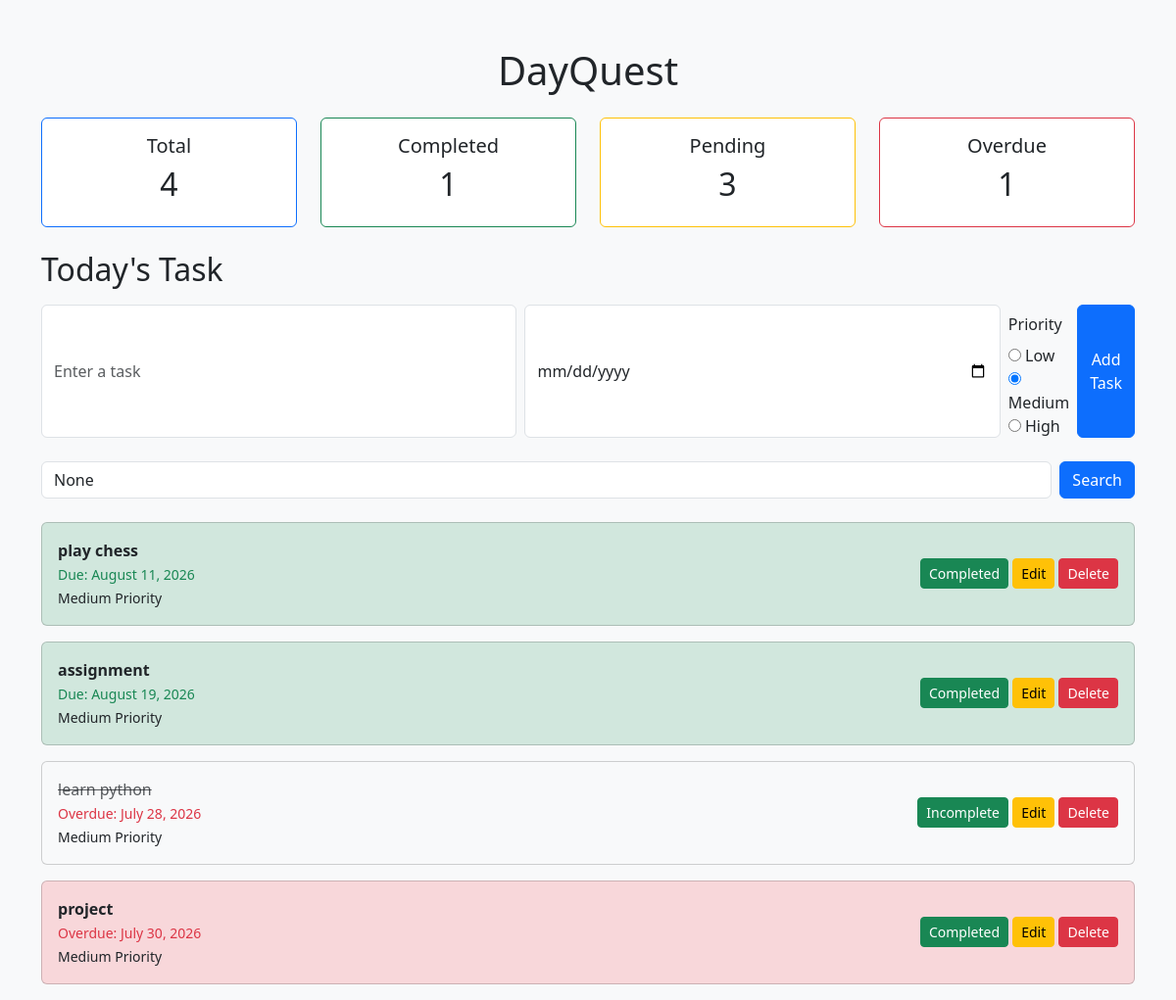
The app's page /, older data.
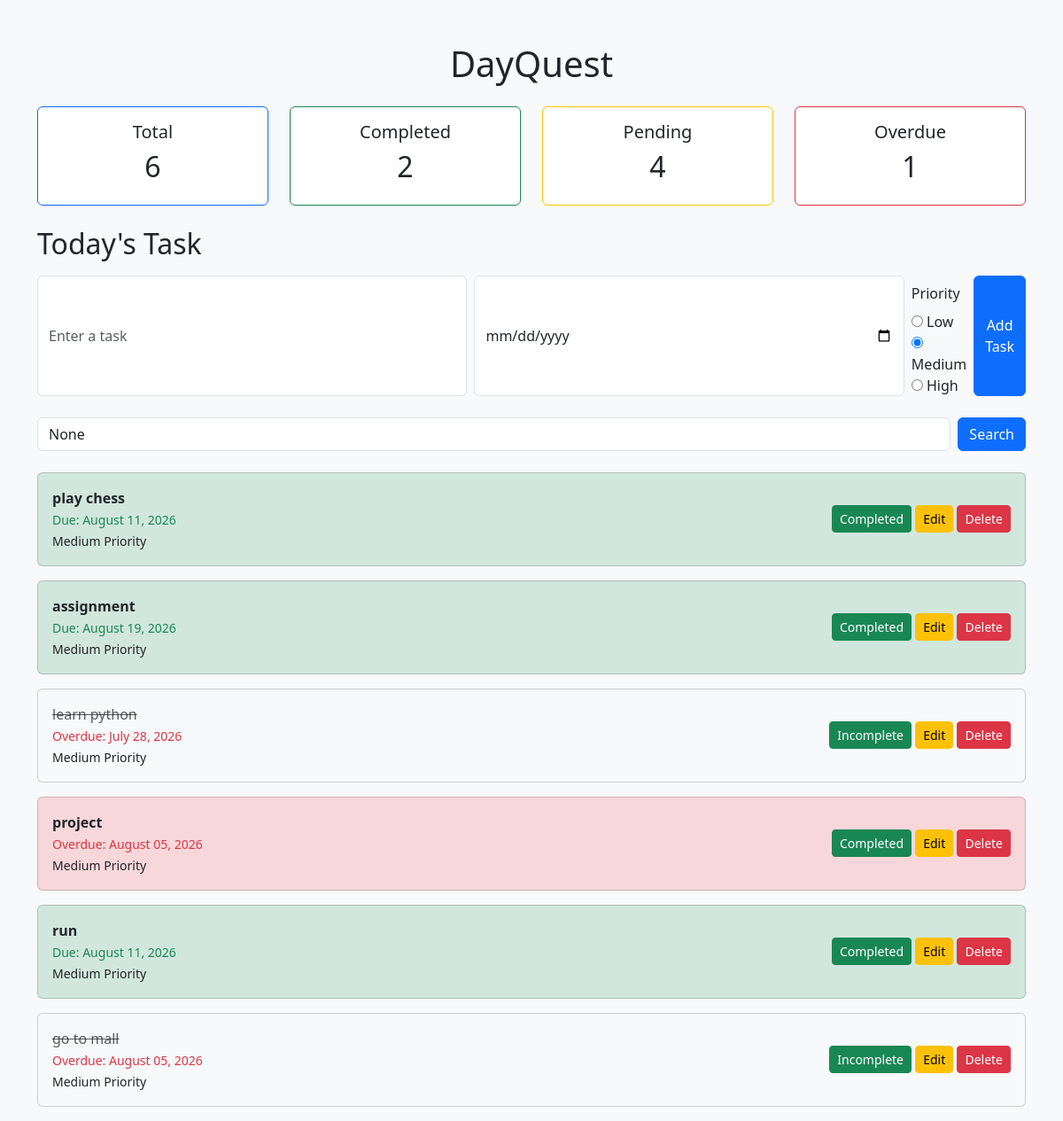
The same page, newer data.
### tasks/models.py (models this page shows, shortened)
class Task(models.Model):
    title=models.CharField(max_length=200)
    completed=models.BooleanField(default=False)
    due_date=models.DateField(null=True, blank=True)
    priority= models.CharField(max_length=10, choices=PRIORITY_CHOICES,default="Medium")

### tasks/views.py (the view)
# urls.py: 2. Add a URL to urlpatterns:  path('', views.home, name='home')
def home(request):
    if request.method=="POST":
        title=request.POST.get("title")
        due_date=request.POST.get("due_date")
        priority=request.POST.get("priority")
        Task.objects.create(title=title, due_date=due_date,priority=priority)
        return redirect("home")
    tasks=Task.objects.all()
    search_query=request.GET.get("search")
    if search_query:
        tasks=Task.objects.filter(title__icontains=search_query)
    else:
        tasks=Task.objects.all()
    total_tasks=tasks.count()
    completed_tasks=tasks.filter(completed=True).count()
    pending_tasks=tasks.filter(completed=False).count()
    today=date.today()
    for task in tasks:
        if task.due_date:
            task.is_overdue= task.due_date < today
            task.is_today= task.due_date == today
        else:
            task.is_overdue= False
            task.is_today= False
    overdue_tasks=tasks.filter(due_date__lt=today, completed=False).count()
    context={
        "tasks":tasks,
        "today": date.today(),
        "total_tasks": total_tasks,
        "completed_tasks": completed_tasks,
        "pending_tasks": pending_tasks,
        "overdue_tasks": overdue_tasks,
        "search_query": search_query
    }
    return render(request, "tasks/home.html", context)

### tasks/templates/tasks/home.html (shortened to what the changed rows need)
<!DOCTYPE html>
<html>
    <head>
        <link href="https://cdn.jsdelivr.net/npm/bootstrap@5.3.7/dist/css/bootstrap.min.css" rel="stylesheet">
    </head>
    <body class="bg-light">
        <div class="container mt-5">
        <h1 class="text-center mb-4">DayQuest</h1>
        <div class="row mb-4">
            <div class="col-md-3">
                <div class="card text-center border-primary">
                    <div class="card-body">
                        <h5>Total</h5>
                        <h2>{{ total_tasks }}</h2>
                    </div>
                </div>
            </div>
            <div class="col-md-3">
                <div class="card text-center border-success">
                    <div class="card-body">
                        <h5>Completed</h5>
                        <h2>{{ completed_tasks }}</h2>
                    </div>
                </div>
            </div>
            <div class="col-md-3">
                <div class="card text-center border-warning">
                    <div class="card-body">
                        <h5>Pending</h5>
                        <h2>{{ pending_tasks }}</h2>
                    </div>
                </div>
            </div>
            <div class="col-md-3">
                <div class="card text-center border-danger">
                    <div class="card-body">
                        <h2>{{ overdue_tasks }}</h2>
                    </div>
                </div>
            </div>
        </div>
        <h2 class="mb-3">Today's Task</h2>
        {% for task in tasks %}
        <div class="card mb-3
        {% if task.completed %}
        bg-light
        {% elif task.is_overdue %}
        bg-danger-subtle
        {% elif task.is_today %}
        bg-warning-subtle
        {% else %}
        bg-success-subtle
        {% endif %}">
            <div class="card-body d-flex justify-content-between align-items-center">
                <div>
                    {% if task.completed %}
                    <span class="text-decoration-line-through text-muted">{{ task.title }}</span>
                    {% else %}
                    <strong> {{ task.title }} </strong>
                    {% endif %}
                    {% if task.due_date %}
                    <br>
                    {% if task.is_overdue  %}
                    <small class="text-danger">Overdue: {{ task.due_date|date:"F d, Y" }}</small>
                    {% elif task.is_today %}
                    <small class="text-warning">Due Today: {{ task.due_date|date:"F d, Y" }}</small>
                    {% else %}
                    <small class="text-success">Due: {{ task.due_date|date:"F d, Y" }}</small>
                    {% endif %}
                    {% endif %}
                    <br>
                    <small>
                        {% if task.priority == "High" %}
                        High Priority
                        {% elif task.priority == "Medium" %}
                        Medium Priority
                        {% else %}
                        Low Priority
                        {% endif %}
                    </small>
                </div>
                <div>
                    {% if not task.completed %}
                    <a href="{% url 'complete_task' task.id %}" class="btn btn-success btn-sm">Completed</a>
                    {% else %}
                    <a href="{% url 'complete_task' task.id %}" class="btn btn-success btn-sm">Incomplete</a>
                    {% endif %}
                    <a href="{% url 'edit_task' task.id %}" class="btn btn-warning btn-sm">Edit</a>
                    <a href="{% url 'delete_task' task.id %}" class="btn btn-danger btn-sm">Delete</a>
                </div>
            </div>
        </div>
        {% empty %}
        <p class="text-center text-muted">No tasks available.</p>
        {% endfor %}
    </div>
    </body>
</html>

Row changes from the older to the newer data that the page shows:
changed Task "project": due_date "July 30, 2026" → "August 05, 2026"
added Task: title "run", due_date "August 11, 2026", priority "Medium Priority", completed "Completed"
added Task: title "go to mall", due_date "August 05, 2026", priority "Medium Priority", completed "Incomplete"
Text that changed along with them:
{{ total_tasks }}: "4" → "6"
{{ completed_tasks }}: "1" → "2"
{{ pending_tasks }}: "3" → "4"
